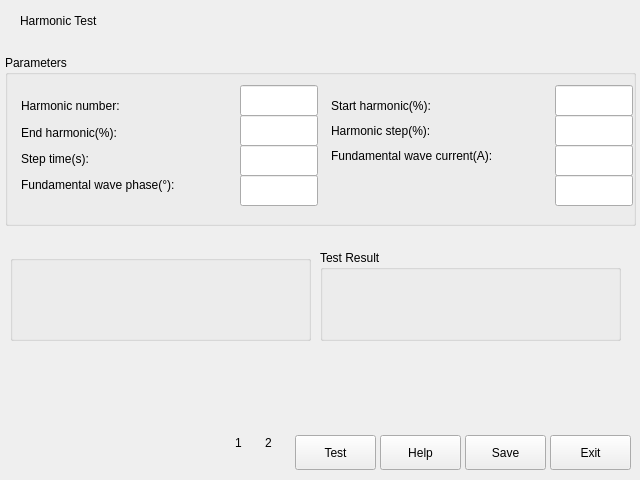
<?xml version="1.0" encoding="UTF-8"?>
<ui version="4.0">
 <class>Harmonic</class>
 <widget class="QWidget" name="Harmonic">
  <property name="geometry">
   <rect>
    <x>0</x>
    <y>0</y>
    <width>640</width>
    <height>480</height>
   </rect>
  </property>
  <property name="windowTitle">
   <string>Widget</string>
  </property>
  <widget class="QGroupBox" name="groupBox">
   <property name="geometry">
    <rect>
     <x>5</x>
     <y>55</y>
     <width>631</width>
     <height>171</height>
    </rect>
   </property>
   <property name="title">
    <string>Parameters</string>
   </property>
   <widget class="QLineEdit" name="lineEdit_4">
    <property name="geometry">
     <rect>
      <x>550</x>
      <y>60</y>
      <width>78</width>
      <height>31</height>
     </rect>
    </property>
   </widget>
   <widget class="QLineEdit" name="lineEdit">
    <property name="geometry">
     <rect>
      <x>235</x>
      <y>30</y>
      <width>78</width>
      <height>31</height>
     </rect>
    </property>
   </widget>
   <widget class="QLineEdit" name="lineEdit_2">
    <property name="geometry">
     <rect>
      <x>550</x>
      <y>30</y>
      <width>78</width>
      <height>31</height>
     </rect>
    </property>
   </widget>
   <widget class="QLineEdit" name="lineEdit_3">
    <property name="geometry">
     <rect>
      <x>235</x>
      <y>60</y>
      <width>78</width>
      <height>31</height>
     </rect>
    </property>
   </widget>
   <widget class="QLineEdit" name="lineEdit_5">
    <property name="geometry">
     <rect>
      <x>235</x>
      <y>90</y>
      <width>78</width>
      <height>31</height>
     </rect>
    </property>
   </widget>
   <widget class="QWidget" name="verticalLayoutWidget_2">
    <property name="geometry">
     <rect>
      <x>5</x>
      <y>30</y>
      <width>231</width>
      <height>121</height>
     </rect>
    </property>
    <layout class="QVBoxLayout" name="verticalLayout_2">
     <item>
      <widget class="QLabel" name="label">
       <property name="text">
        <string>Harmonic number:</string>
       </property>
      </widget>
     </item>
     <item>
      <widget class="QLabel" name="label_8">
       <property name="text">
        <string>End harmonic(%):</string>
       </property>
      </widget>
     </item>
     <item>
      <widget class="QLabel" name="label_10">
       <property name="text">
        <string>Step time(s):</string>
       </property>
      </widget>
     </item>
     <item>
      <widget class="QLabel" name="label_4">
       <property name="text">
        <string>Fundamental wave phase(°):</string>
       </property>
      </widget>
     </item>
    </layout>
   </widget>
   <widget class="QLineEdit" name="lineEdit_6">
    <property name="geometry">
     <rect>
      <x>550</x>
      <y>90</y>
      <width>78</width>
      <height>31</height>
     </rect>
    </property>
   </widget>
   <widget class="QLineEdit" name="lineEdit_7">
    <property name="geometry">
     <rect>
      <x>235</x>
      <y>120</y>
      <width>78</width>
      <height>31</height>
     </rect>
    </property>
   </widget>
   <widget class="QLineEdit" name="lineEdit_8">
    <property name="geometry">
     <rect>
      <x>550</x>
      <y>120</y>
      <width>78</width>
      <height>31</height>
     </rect>
    </property>
   </widget>
   <widget class="QWidget" name="verticalLayoutWidget_3">
    <property name="geometry">
     <rect>
      <x>315</x>
      <y>30</y>
      <width>236</width>
      <height>91</height>
     </rect>
    </property>
    <layout class="QVBoxLayout" name="verticalLayout_3">
     <item>
      <widget class="QLabel" name="label_2">
       <property name="text">
        <string>Start harmonic(%):</string>
       </property>
      </widget>
     </item>
     <item>
      <widget class="QLabel" name="label_9">
       <property name="text">
        <string>Harmonic step(%):</string>
       </property>
      </widget>
     </item>
     <item>
      <widget class="QLabel" name="label_3">
       <property name="text">
        <string>Fundamental wave current(A):</string>
       </property>
      </widget>
     </item>
    </layout>
   </widget>
  </widget>
  <widget class="QGroupBox" name="groupBox_2">
   <property name="geometry">
    <rect>
     <x>320</x>
     <y>250</y>
     <width>301</width>
     <height>91</height>
    </rect>
   </property>
   <property name="title">
    <string>Test Result</string>
   </property>
   <widget class="QLabel" name="label_6">
    <property name="geometry">
     <rect>
      <x>30</x>
      <y>30</y>
      <width>231</width>
      <height>31</height>
     </rect>
    </property>
    <property name="text">
     <string/>
    </property>
   </widget>
  </widget>
  <widget class="QLabel" name="label_5">
   <property name="geometry">
    <rect>
     <x>10</x>
     <y>421</y>
     <width>361</width>
     <height>41</height>
    </rect>
   </property>
   <property name="text">
    <string/>
   </property>
  </widget>
  <widget class="QLabel" name="label_11">
   <property name="geometry">
    <rect>
     <x>20</x>
     <y>0</y>
     <width>381</width>
     <height>41</height>
    </rect>
   </property>
   <property name="text">
    <string>Harmonic Test</string>
   </property>
  </widget>
  <widget class="QGroupBox" name="groupBox_3">
   <property name="geometry">
    <rect>
     <x>45</x>
     <y>545</y>
     <width>341</width>
     <height>91</height>
    </rect>
   </property>
   <property name="title">
    <string>Phase to be tested</string>
   </property>
   <widget class="QWidget" name="horizontalLayoutWidget">
    <property name="geometry">
     <rect>
      <x>30</x>
      <y>20</y>
      <width>271</width>
      <height>51</height>
     </rect>
    </property>
    <layout class="QHBoxLayout" name="horizontalLayout">
     <item>
      <widget class="QRadioButton" name="radioButton">
       <property name="text">
        <string>IA</string>
       </property>
      </widget>
     </item>
     <item>
      <widget class="QRadioButton" name="radioButton_2">
       <property name="text">
        <string>IB</string>
       </property>
      </widget>
     </item>
     <item>
      <widget class="QRadioButton" name="radioButton_3">
       <property name="text">
        <string>IC</string>
       </property>
      </widget>
     </item>
    </layout>
   </widget>
  </widget>
  <widget class="QGroupBox" name="groupBox_4">
   <property name="geometry">
    <rect>
     <x>10</x>
     <y>255</y>
     <width>301</width>
     <height>86</height>
    </rect>
   </property>
   <property name="title">
    <string/>
   </property>
   <widget class="QLabel" name="label_12">
    <property name="geometry">
     <rect>
      <x>40</x>
      <y>20</y>
      <width>196</width>
      <height>41</height>
     </rect>
    </property>
    <property name="text">
     <string/>
    </property>
   </widget>
  </widget>
  <widget class="QLabel" name="label_7">
   <property name="geometry">
    <rect>
     <x>230</x>
     <y>455</y>
     <width>16</width>
     <height>16</height>
    </rect>
   </property>
   <property name="text">
    <string/>
   </property>
   <property name="pixmap">
    <pixmap resource="myresource.qrc">:/picture/hei.png</pixmap>
   </property>
  </widget>
  <widget class="QLabel" name="label_13">
   <property name="geometry">
    <rect>
     <x>260</x>
     <y>455</y>
     <width>16</width>
     <height>16</height>
    </rect>
   </property>
   <property name="text">
    <string/>
   </property>
   <property name="pixmap">
    <pixmap resource="myresource.qrc">:/picture/hei.png</pixmap>
   </property>
  </widget>
  <widget class="QLabel" name="label_14">
   <property name="geometry">
    <rect>
     <x>410</x>
     <y>595</y>
     <width>16</width>
     <height>16</height>
    </rect>
   </property>
   <property name="text">
    <string/>
   </property>
   <property name="pixmap">
    <pixmap resource="myresource.qrc">:/picture/hei.png</pixmap>
   </property>
  </widget>
  <widget class="QLabel" name="label_15">
   <property name="geometry">
    <rect>
     <x>450</x>
     <y>595</y>
     <width>16</width>
     <height>16</height>
    </rect>
   </property>
   <property name="text">
    <string/>
   </property>
   <property name="pixmap">
    <pixmap resource="myresource.qrc">:/picture/hei.png</pixmap>
   </property>
  </widget>
  <widget class="QLabel" name="label_16">
   <property name="geometry">
    <rect>
     <x>235</x>
     <y>435</y>
     <width>16</width>
     <height>15</height>
    </rect>
   </property>
   <property name="text">
    <string>1</string>
   </property>
  </widget>
  <widget class="QLabel" name="label_17">
   <property name="geometry">
    <rect>
     <x>265</x>
     <y>435</y>
     <width>16</width>
     <height>15</height>
    </rect>
   </property>
   <property name="text">
    <string>2</string>
   </property>
  </widget>
  <widget class="QLabel" name="label_18">
   <property name="geometry">
    <rect>
     <x>415</x>
     <y>575</y>
     <width>16</width>
     <height>15</height>
    </rect>
   </property>
   <property name="text">
    <string>3</string>
   </property>
  </widget>
  <widget class="QLabel" name="label_19">
   <property name="geometry">
    <rect>
     <x>455</x>
     <y>575</y>
     <width>16</width>
     <height>15</height>
    </rect>
   </property>
   <property name="text">
    <string>4</string>
   </property>
  </widget>
  <widget class="QPushButton" name="pushButton_4">
   <property name="geometry">
    <rect>
     <x>295</x>
     <y>435</y>
     <width>81</width>
     <height>35</height>
    </rect>
   </property>
   <property name="sizePolicy">
    <sizepolicy hsizetype="Fixed" vsizetype="Fixed">
     <horstretch>0</horstretch>
     <verstretch>0</verstretch>
    </sizepolicy>
   </property>
   <property name="minimumSize">
    <size>
     <width>81</width>
     <height>30</height>
    </size>
   </property>
   <property name="text">
    <string>Test</string>
   </property>
  </widget>
  <widget class="QPushButton" name="pushButton">
   <property name="geometry">
    <rect>
     <x>380</x>
     <y>435</y>
     <width>81</width>
     <height>35</height>
    </rect>
   </property>
   <property name="sizePolicy">
    <sizepolicy hsizetype="Fixed" vsizetype="Fixed">
     <horstretch>0</horstretch>
     <verstretch>0</verstretch>
    </sizepolicy>
   </property>
   <property name="minimumSize">
    <size>
     <width>81</width>
     <height>30</height>
    </size>
   </property>
   <property name="text">
    <string>Help</string>
   </property>
  </widget>
  <widget class="QPushButton" name="pushButton_3">
   <property name="geometry">
    <rect>
     <x>550</x>
     <y>435</y>
     <width>81</width>
     <height>35</height>
    </rect>
   </property>
   <property name="sizePolicy">
    <sizepolicy hsizetype="Fixed" vsizetype="Fixed">
     <horstretch>0</horstretch>
     <verstretch>0</verstretch>
    </sizepolicy>
   </property>
   <property name="minimumSize">
    <size>
     <width>81</width>
     <height>30</height>
    </size>
   </property>
   <property name="text">
    <string>Exit</string>
   </property>
  </widget>
  <widget class="QPushButton" name="pushButton_2">
   <property name="enabled">
    <bool>true</bool>
   </property>
   <property name="geometry">
    <rect>
     <x>465</x>
     <y>435</y>
     <width>81</width>
     <height>35</height>
    </rect>
   </property>
   <property name="sizePolicy">
    <sizepolicy hsizetype="Fixed" vsizetype="Fixed">
     <horstretch>0</horstretch>
     <verstretch>0</verstretch>
    </sizepolicy>
   </property>
   <property name="minimumSize">
    <size>
     <width>81</width>
     <height>30</height>
    </size>
   </property>
   <property name="text">
    <string>Save</string>
   </property>
  </widget>
 </widget>
 <layoutdefault spacing="6" margin="11"/>
 <resources>
  <include location="myresource.qrc"/>
 </resources>
 <connections/>
</ui>
